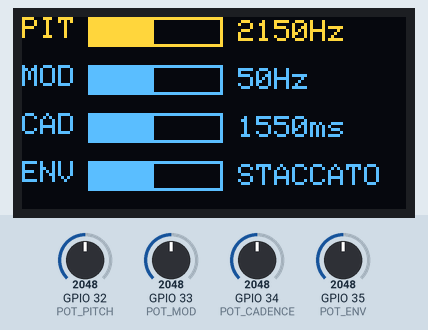
This sketch was run on a simulated ESP32. On the bench: 128×64 one-colour display. The test bench sets the inputs (shaded band); at power-on: GPIO 32 (POT_PITCH) = 2048, GPIO 35 (POT_ENV) = 2048, GPIO 33 (POT_MOD) = 2048, GPIO 34 (POT_CADENCE) = 2048. The OLED is the two-colour kind (top 16 rows yellow); what the sketch prints to the serial monitor is not drawn.

Above: at 1.2 s.
1.3 s: GPIO 32 (POT_PITCH) set to 2866
At 1.8 s:
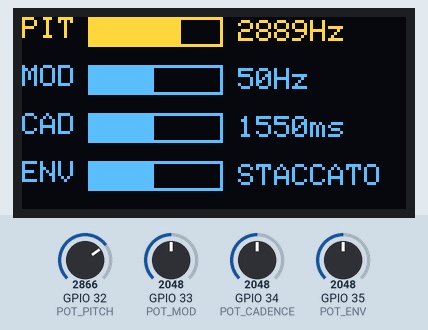
2.8 s: GPIO 35 (POT_ENV) set to 2697
At 4.0 s:
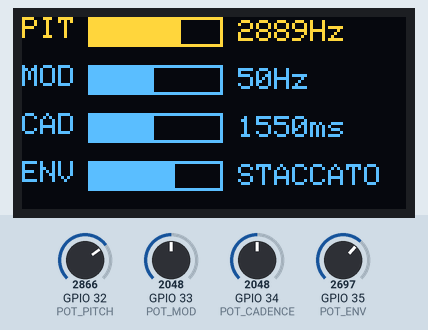
4.3 s: GPIO 35 (POT_ENV) set to 2783
At 4.8 s:
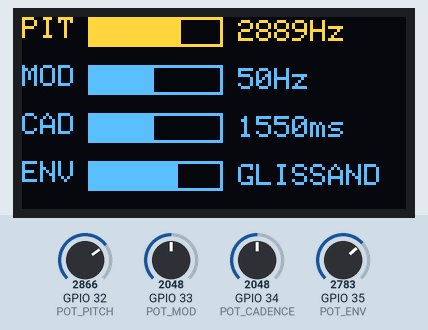
5.8 s: GPIO 33 (POT_MOD) set to 2111
At 6.7 s:
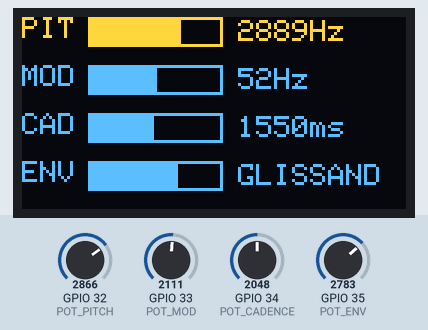
7.3 s: GPIO 35 (POT_ENV) set to 1228
At 8.5 s:
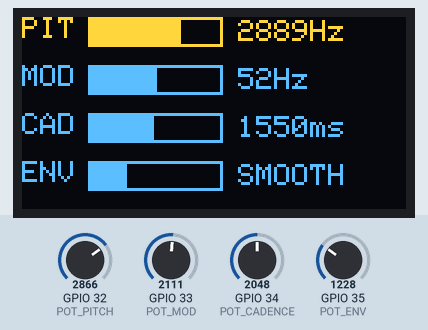
8.8 s: GPIO 34 (POT_CADENCE) set to 2866
At 9.7 s:
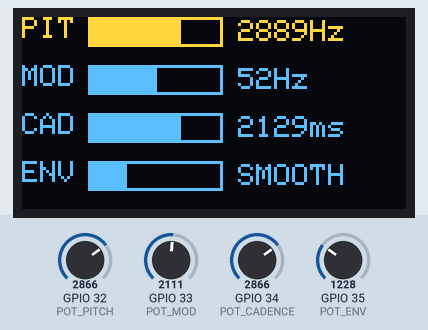
Timing chart, 0 to 11.3 s (numbered marks = the images above; inputs shaded):
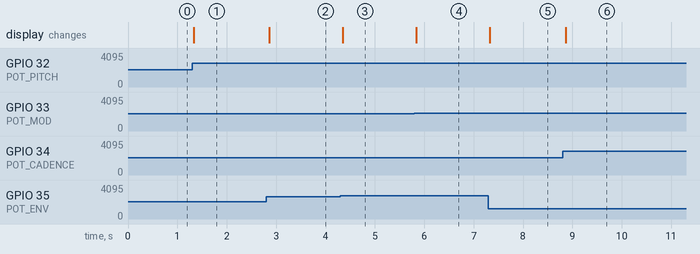

The sketch:

BirdSynth.ino
```cpp
#include <Wire.h>
#include <Adafruit_GFX.h>
#include <Adafruit_SSD1306.h>

// --- OLED SETTINGS ---
#define SCREEN_WIDTH 128
#define SCREEN_HEIGHT 64
#define OLED_RESET -1
Adafruit_SSD1306 display(SCREEN_WIDTH, SCREEN_HEIGHT, &Wire, OLED_RESET);

// --- ESP32 POTENTIOMETER PINS (ADC1) ---
const int POT_PITCH   = 32;
const int POT_MOD     = 33;
const int POT_CADENCE = 34;
const int POT_ENV     = 35;

// --- INTERNAL AUDIO SETTINGS ---
const int sampleRate = 22050;

// --- SHARED VARIABLES (Cross-Core via FreeRTOS) ---
volatile int pitchVal = 0, modVal = 0, cadVal = 0, envVal = 0;
volatile float carrierFreq = 1000.0, modFreq = 10.0, modDepth = 500.0;
volatile int delayBetweenChirps = 500;
volatile int envMode = 0;
unsigned long lastDisplayTime = 0;

// --- AUDIO BUFFERING SYSTEM ---
const int CHUNK_SIZE = 512;
int16_t audioBuffer[CHUNK_SIZE];
volatile int bufferIndex = 0;
volatile bool bufferReady = false;

// Task Handle for Core 0
TaskHandle_t AudioTaskHandle;

// ==========================================
// CORE 1: UI, MATH, & SERIAL COMMS
// ==========================================
void setup() {
  Serial.begin(921600);

  // Boot the OLED
  Wire.begin();
  Wire.setClock(400000);

  if(!display.begin(SSD1306_SWITCHCAPVCC, 0x3C)) {
    Serial.println("Screen failed to boot!");
    for(;;);
  }
  display.setTextColor(SSD1306_WHITE);

  // Launch the Audio Synthesizer Task on CORE 0
  xTaskCreatePinnedToCore(
      audioSynthTask,
      "AudioSynth",
      10000,
      NULL,
      1,
      &AudioTaskHandle,
      0
  );
}

void loop() {
  // 1. Always read the knobs so audio reacts instantly
  pitchVal = analogRead(POT_PITCH);
  modVal = analogRead(POT_MOD);
  cadVal = analogRead(POT_CADENCE);
  envVal = analogRead(POT_ENV);

  carrierFreq = map(pitchVal, 0, 4095, 300, 4000);
  modFreq = map(modVal, 0, 4095, 1, 100);
  modDepth = carrierFreq * 0.4;
  delayBetweenChirps = map(cadVal, 0, 4095, 100, 3000);
  envMode = constrain(map(envVal, 0, 4095, 0, 3), 0, 3);

  // 2. ONLY draw to the screen every 16ms (approx 60 FPS)
  if (millis() - lastDisplayTime >= 16) {
      display.clearDisplay();
      display.setTextSize(1);

      int pitchBar = map(pitchVal, 0, 4095, 0, 45);
      int modBar   = map(modVal,   0, 4095, 0, 45);
      int cadBar   = map(cadVal,   0, 4095, 0, 45);
      int envBar   = map(envVal,   0, 4095, 0, 45);

      display.setCursor(0, 0); display.print("PIT");
      display.drawRect(22, 0, 45, 10, SSD1306_WHITE);
      display.fillRect(22, 0, pitchBar, 10, SSD1306_WHITE);
      display.setCursor(72, 1); display.print((int)carrierFreq); display.print("Hz");

      display.setCursor(0, 16); display.print("MOD");
      display.drawRect(22, 16, 45, 10, SSD1306_WHITE);
      display.fillRect(22, 16, modBar, 10, SSD1306_WHITE);
      display.setCursor(72, 17); display.print((int)modFreq); display.print("Hz");

      display.setCursor(0, 32); display.print("CAD");
      display.drawRect(22, 32, 45, 10, SSD1306_WHITE);
      display.fillRect(22, 32, cadBar, 10, SSD1306_WHITE);
      display.setCursor(72, 33); display.print(delayBetweenChirps); display.print("ms");

      display.setCursor(0, 48); display.print("ENV");
      display.drawRect(22, 48, 45, 10, SSD1306_WHITE);
      display.fillRect(22, 48, envBar, 10, SSD1306_WHITE);

      display.setCursor(72, 49);
      if (envMode == 0) display.print("SMOOTH");
      else if (envMode == 1) display.print("STACCATO");
      else if (envMode == 2) display.print("GLISSAND");
      else if (envMode == 3) display.print("COMPLEX");

      display.display();

      lastDisplayTime = millis(); // Reset the timer
  }

  // 3. Audio/Python Sync
  if (bufferReady) {
     Serial.print("SYNC:");
     Serial.print(pitchVal); Serial.print(",");
     Serial.print(modVal); Serial.print(",");
     Serial.print(cadVal); Serial.print(",");
     Serial.println(envVal);

     Serial.write((uint8_t*)audioBuffer, CHUNK_SIZE * 2);
     bufferReady = false;
  }


}

// ==========================================
// CORE 0: DEDICATED AUDIO GENERATOR
// ==========================================
float phase_c = 0;
float phase_m = 0;

uint32_t stateSampleCount = 0;
int sequenceState = 0;
uint32_t currentDurationSamples = 0;

int16_t generateBirdSample(float startFreq, float endFreq, float modF, float modD, float attackMs, float releaseMs, uint32_t totalSamples) {
    float progress = (float)stateSampleCount / totalSamples;
    float current_fc = startFreq + ((endFreq - startFreq) * progress);

    float inc_m = (TWO_PI * modF) / sampleRate;
    float mod_wave = sin(phase_m) * modD;
    phase_m += inc_m;
    if (phase_m > TWO_PI) phase_m -= TWO_PI;

    current_fc += mod_wave;

    float inc_c = (TWO_PI * current_fc) / sampleRate;
    float out = sin(phase_c);
    phase_c += inc_c;
    if (phase_c > TWO_PI) phase_c -= TWO_PI;

    float env = 1.0;
    uint32_t attackSamples = (attackMs / 1000.0) * sampleRate;
    uint32_t releaseSamples = (releaseMs / 1000.0) * sampleRate;

    if (stateSampleCount < attackSamples) {
        env = (float)stateSampleCount / attackSamples;
    } else if (stateSampleCount > (totalSamples - releaseSamples)) {
        env = (float)(totalSamples - stateSampleCount) / releaseSamples;
    }

    return (int16_t)(out * env * 8000.0);
}

void audioSynthTask(void * pvParameters) {
  // Pacing calculation to ensure exact 22050 Hz speed without hardware limits
  unsigned long nextSampleTime = micros();
  const unsigned long sampleInterval = 1000000 / sampleRate;

  for(;;) {
    if (!bufferReady) {

        // Block until it is time to generate the next sample
        while(micros() < nextSampleTime) {
           // Busy-wait for microsecond precision
        }
        nextSampleTime += sampleInterval;

        int16_t sample = 0;

        if (sequenceState == 0) {
            currentDurationSamples = (delayBetweenChirps / 1000.0) * sampleRate;
            sample = 0;
        } else {
            switch (envMode) {
                case 0:
                    if (sequenceState == 1) {
                        currentDurationSamples = 0.8 * sampleRate;
                        sample = generateBirdSample(carrierFreq, carrierFreq, modFreq, modDepth, 300, 300, currentDurationSamples);
                    } else {
                        sequenceState = 0;
                        stateSampleCount = 0;
                    }
                    break;
                case 1:
                    if (sequenceState == 1) {
                        currentDurationSamples = 0.3 * sampleRate;
                        sample = generateBirdSample(carrierFreq, carrierFreq, modFreq, modDepth, 10, 100, currentDurationSamples);
                    } else {
                        sequenceState = 0;
                        stateSampleCount = 0;
                    }
                    break;
                case 2:
                    if (sequenceState == 1) {
                        currentDurationSamples = 1.5 * sampleRate;
                        sample = generateBirdSample(carrierFreq, carrierFreq * 0.4, modFreq, modDepth, 50, 600, currentDurationSamples);
                    } else {
                        sequenceState = 0;
                        stateSampleCount = 0;
                    }
                    break;
                case 3:
                    if (sequenceState == 1) {
                        currentDurationSamples = 0.8 * sampleRate;
                        sample = generateBirdSample(carrierFreq, carrierFreq, 0, 0, 150, 150, currentDurationSamples);
                    } else if (sequenceState == 2) {
                        currentDurationSamples = 0.1 * sampleRate;
                        sample = 0;
                    } else if (sequenceState == 3) {
                        currentDurationSamples = 0.15 * sampleRate;
                        sample = generateBirdSample(carrierFreq - 500, carrierFreq + 1000, modFreq, modDepth, 20, 20, currentDurationSamples);
                    } else if (sequenceState == 4) {
                        currentDurationSamples = 0.2 * sampleRate;
                        sample = generateBirdSample(carrierFreq + 1000, carrierFreq - 1000, modFreq, modDepth, 20, 50, currentDurationSamples);
                    } else {
                        sequenceState = 0;
                        stateSampleCount = 0;
                    }
                    break;
            }
        }

        stateSampleCount++;

        if (stateSampleCount >= currentDurationSamples) {
            stateSampleCount = 0;
            phase_c = 0;
            phase_m = 0;
            if (sequenceState == 0) sequenceState = 1;
            else sequenceState++;
        }

        audioBuffer[bufferIndex++] = sample;

        if (bufferIndex >= CHUNK_SIZE) {
           bufferIndex = 0;
           bufferReady = true;
        }
    } else {
        vTaskDelay(1);
    }
  }
}
```

Measured:
- the behaviour switches between 2729 and 2730 on GPIO 35 (POT_ENV) (found by bisection; images 2 and 3)
- the behaviour switches between 2068 and 2069 on GPIO 33 (POT_MOD) (found by bisection; images 3 and 4)
- after the input at 1.3 s, the display: changes at once (image 1)
- after the input at 2.8 s, the display: changes after 0.06 s (image 2)
- after the input at 4.3 s, the display: changes after 0.05 s (image 3)
- after the input at 5.8 s, the display: changes at once (image 4)
- after the input at 7.3 s, the display: changes at once (image 5)
- after the input at 8.8 s, the display: changes after 0.06 s (image 6)
